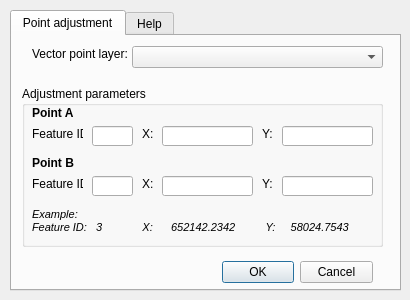
<?xml version="1.0" encoding="UTF-8"?>
<ui version="4.0">
 <class>PointAdjust</class>
 <widget class="QDialog" name="PointAdjust">
  <property name="geometry">
   <rect>
    <x>0</x>
    <y>0</y>
    <width>410</width>
    <height>300</height>
   </rect>
  </property>
  <property name="sizePolicy">
   <sizepolicy hsizetype="Fixed" vsizetype="Fixed">
    <horstretch>0</horstretch>
    <verstretch>0</verstretch>
   </sizepolicy>
  </property>
  <property name="minimumSize">
   <size>
    <width>410</width>
    <height>300</height>
   </size>
  </property>
  <property name="maximumSize">
   <size>
    <width>410</width>
    <height>300</height>
   </size>
  </property>
  <property name="windowTitle">
   <string>Point adjustment</string>
  </property>
  <widget class="QTabWidget" name="tabWidget">
   <property name="geometry">
    <rect>
     <x>10</x>
     <y>10</y>
     <width>391</width>
     <height>281</height>
    </rect>
   </property>
   <property name="currentIndex">
    <number>0</number>
   </property>
   <widget class="QWidget" name="tab">
    <attribute name="title">
     <string>Point adjustment</string>
    </attribute>
    <widget class="QLabel" name="lblLayer">
     <property name="geometry">
      <rect>
       <x>20</x>
       <y>10</y>
       <width>101</width>
       <height>16</height>
      </rect>
     </property>
     <property name="text">
      <string>Vector point layer:</string>
     </property>
    </widget>
    <widget class="QGroupBox" name="groupBox">
     <property name="geometry">
      <rect>
       <x>10</x>
       <y>50</y>
       <width>361</width>
       <height>161</height>
      </rect>
     </property>
     <property name="title">
      <string>Adjustment parameters</string>
     </property>
     <widget class="QLineEdit" name="fid2">
      <property name="geometry">
       <rect>
        <x>70</x>
        <y>90</y>
        <width>41</width>
        <height>20</height>
       </rect>
      </property>
     </widget>
     <widget class="QLineEdit" name="x2">
      <property name="geometry">
       <rect>
        <x>140</x>
        <y>90</y>
        <width>91</width>
        <height>20</height>
       </rect>
      </property>
     </widget>
     <widget class="QLineEdit" name="x1">
      <property name="geometry">
       <rect>
        <x>140</x>
        <y>40</y>
        <width>91</width>
        <height>20</height>
       </rect>
      </property>
     </widget>
     <widget class="QLineEdit" name="y1">
      <property name="geometry">
       <rect>
        <x>260</x>
        <y>40</y>
        <width>91</width>
        <height>20</height>
       </rect>
      </property>
     </widget>
     <widget class="QLineEdit" name="fid1">
      <property name="geometry">
       <rect>
        <x>70</x>
        <y>40</y>
        <width>41</width>
        <height>20</height>
       </rect>
      </property>
     </widget>
     <widget class="QLineEdit" name="y2">
      <property name="geometry">
       <rect>
        <x>260</x>
        <y>90</y>
        <width>91</width>
        <height>20</height>
       </rect>
      </property>
     </widget>
     <widget class="QLabel" name="label">
      <property name="geometry">
       <rect>
        <x>10</x>
        <y>20</y>
        <width>46</width>
        <height>13</height>
       </rect>
      </property>
      <property name="font">
       <font>
        <weight>75</weight>
        <bold>true</bold>
       </font>
      </property>
      <property name="text">
       <string>Point A</string>
      </property>
     </widget>
     <widget class="QLabel" name="label_2">
      <property name="geometry">
       <rect>
        <x>10</x>
        <y>40</y>
        <width>51</width>
        <height>16</height>
       </rect>
      </property>
      <property name="text">
       <string>Feature ID:</string>
      </property>
     </widget>
     <widget class="QLabel" name="label_3">
      <property name="geometry">
       <rect>
        <x>120</x>
        <y>40</y>
        <width>16</width>
        <height>16</height>
       </rect>
      </property>
      <property name="text">
       <string>X:</string>
      </property>
     </widget>
     <widget class="QLabel" name="label_4">
      <property name="geometry">
       <rect>
        <x>240</x>
        <y>40</y>
        <width>16</width>
        <height>16</height>
       </rect>
      </property>
      <property name="text">
       <string>Y:</string>
      </property>
     </widget>
     <widget class="QLabel" name="label_5">
      <property name="geometry">
       <rect>
        <x>10</x>
        <y>90</y>
        <width>51</width>
        <height>16</height>
       </rect>
      </property>
      <property name="text">
       <string>Feature ID:</string>
      </property>
     </widget>
     <widget class="QLabel" name="label_6">
      <property name="geometry">
       <rect>
        <x>120</x>
        <y>90</y>
        <width>16</width>
        <height>16</height>
       </rect>
      </property>
      <property name="text">
       <string>X:</string>
      </property>
     </widget>
     <widget class="QLabel" name="label_7">
      <property name="geometry">
       <rect>
        <x>240</x>
        <y>90</y>
        <width>16</width>
        <height>16</height>
       </rect>
      </property>
      <property name="text">
       <string>Y:</string>
      </property>
     </widget>
     <widget class="QLabel" name="label_8">
      <property name="geometry">
       <rect>
        <x>10</x>
        <y>70</y>
        <width>46</width>
        <height>13</height>
       </rect>
      </property>
      <property name="font">
       <font>
        <weight>75</weight>
        <bold>true</bold>
       </font>
      </property>
      <property name="text">
       <string>Point B</string>
      </property>
     </widget>
     <widget class="QLabel" name="label_9">
      <property name="geometry">
       <rect>
        <x>10</x>
        <y>120</y>
        <width>331</width>
        <height>31</height>
       </rect>
      </property>
      <property name="font">
       <font>
        <italic>true</italic>
       </font>
      </property>
      <property name="text">
       <string>&lt;!DOCTYPE HTML PUBLIC &quot;-//W3C//DTD HTML 4.0//EN&quot; &quot;http://www.w3.org/TR/REC-html40/strict.dtd&quot;&gt;
&lt;html&gt;&lt;head&gt;&lt;meta name=&quot;qrichtext&quot; content=&quot;1&quot; /&gt;&lt;style type=&quot;text/css&quot;&gt;
p, li { white-space: pre-wrap; }
&lt;/style&gt;&lt;/head&gt;&lt;body style=&quot; font-family:'MS Shell Dlg 2'; font-size:8.25pt; font-weight:400; font-style:normal;&quot;&gt;
&lt;p style=&quot; margin-top:0px; margin-bottom:0px; margin-left:0px; margin-right:0px; -qt-block-indent:0; text-indent:0px;&quot;&gt;&lt;span style=&quot; font-size:8pt; font-style:italic;&quot;&gt;Example:&lt;br /&gt;Feature ID:   3	          X:      652142.2342          Y:     58024.7543 &lt;/span&gt;&lt;/p&gt;&lt;/body&gt;&lt;/html&gt;</string>
      </property>
     </widget>
    </widget>
    <widget class="QComboBox" name="comboLayer">
     <property name="geometry">
      <rect>
       <x>120</x>
       <y>10</y>
       <width>251</width>
       <height>22</height>
      </rect>
     </property>
    </widget>
    <widget class="QDialogButtonBox" name="buttonBox">
     <property name="geometry">
      <rect>
       <x>210</x>
       <y>220</y>
       <width>151</width>
       <height>32</height>
      </rect>
     </property>
     <property name="orientation">
      <enum>Qt::Horizontal</enum>
     </property>
     <property name="standardButtons">
      <set>QDialogButtonBox::Cancel|QDialogButtonBox::Ok</set>
     </property>
    </widget>
   </widget>
   <widget class="QWidget" name="tab_2">
    <attribute name="title">
     <string>Help</string>
    </attribute>
    <widget class="QTextBrowser" name="textBrowser">
     <property name="geometry">
      <rect>
       <x>10</x>
       <y>10</y>
       <width>371</width>
       <height>241</height>
      </rect>
     </property>
     <property name="html">
      <string>&lt;!DOCTYPE HTML PUBLIC &quot;-//W3C//DTD HTML 4.0//EN&quot; &quot;http://www.w3.org/TR/REC-html40/strict.dtd&quot;&gt;
&lt;html&gt;&lt;head&gt;&lt;meta name=&quot;qrichtext&quot; content=&quot;1&quot; /&gt;&lt;style type=&quot;text/css&quot;&gt;
p, li { white-space: pre-wrap; }
&lt;/style&gt;&lt;/head&gt;&lt;body style=&quot; font-family:'MS Shell Dlg 2'; font-size:8.25pt; font-weight:400; font-style:normal;&quot;&gt;
&lt;p style=&quot; margin-top:0px; margin-bottom:0px; margin-left:0px; margin-right:0px; -qt-block-indent:0; text-indent:0px;&quot;&gt;&lt;span style=&quot; font-family:'DejaVu Sans'; font-size:16pt; font-weight:600;&quot;&gt;Point Adjustment&lt;/span&gt;&lt;/p&gt;
&lt;p style=&quot;-qt-paragraph-type:empty; margin-top:0px; margin-bottom:0px; margin-left:0px; margin-right:0px; -qt-block-indent:0; text-indent:0px; font-family:'DejaVu Sans'; font-size:9pt; font-weight:600;&quot;&gt;&lt;/p&gt;
&lt;p style=&quot; margin-top:0px; margin-bottom:0px; margin-left:0px; margin-right:0px; -qt-block-indent:0; text-indent:0px;&quot;&gt;&lt;span style=&quot; font-family:'DejaVu Sans'; font-size:9pt;&quot;&gt;(c) Copyright 2013 Allar Haav&lt;/span&gt;&lt;/p&gt;
&lt;p style=&quot; margin-top:0px; margin-bottom:0px; margin-left:0px; margin-right:0px; -qt-block-indent:0; text-indent:0px;&quot;&gt;&lt;span style=&quot; font-family:'DejaVu Sans'; font-size:9pt;&quot;&gt;licensed under the terms of GNU GPL v3&lt;/span&gt;&lt;/p&gt;
&lt;p style=&quot;-qt-paragraph-type:empty; margin-top:0px; margin-bottom:0px; margin-left:0px; margin-right:0px; -qt-block-indent:0; text-indent:0px; font-family:'DejaVu Sans'; font-size:9pt;&quot;&gt;&lt;/p&gt;
&lt;p align=&quot;justify&quot; style=&quot; margin-top:0px; margin-bottom:0px; margin-left:0px; margin-right:0px; -qt-block-indent:0; text-indent:0px;&quot;&gt;&lt;span style=&quot; font-family:'DejaVu Sans'; font-size:9pt;&quot;&gt;This is a tool for making spatial adjustment, namely similarity transformation, to a point vector layer. It does, however, not alter the scale and therefore performs only the translation and rotation operations maintaining the original dimensions. Useful for total station point data in arbitrary coordinate system when there are a few points with known &amp;quot;real-life&amp;quot; coordinates.&lt;br /&gt;&lt;br /&gt;The plugin functions as follows:&lt;/span&gt;&lt;/p&gt;
&lt;p style=&quot; margin-top:0px; margin-bottom:0px; margin-left:0px; margin-right:0px; -qt-block-indent:0; text-indent:0px;&quot;&gt;&lt;span style=&quot; font-family:'DejaVu Sans'; font-size:9pt;&quot;&gt;* A vector point layer is selected with edit mode enabled&lt;/span&gt;&lt;/p&gt;
&lt;p style=&quot; margin-top:0px; margin-bottom:0px; margin-left:0px; margin-right:0px; -qt-block-indent:0; text-indent:0px;&quot;&gt;&lt;span style=&quot; font-family:'DejaVu Sans'; font-size:9pt;&quot;&gt;* Point A is chosen and its feature ID entered. The coordinates entered in the X and Y fields will specify the new location of the point. It is important to keep in mind that point A will be used as the pivot point for rotation.&lt;/span&gt;&lt;/p&gt;
&lt;p style=&quot; margin-top:0px; margin-bottom:0px; margin-left:0px; margin-right:0px; -qt-block-indent:0; text-indent:0px;&quot;&gt;&lt;span style=&quot; font-family:'DejaVu Sans'; font-size:9pt;&quot;&gt;* The corresponding fields are filled for point B. This point will be used to obtain the correct angle for rotation. The deviation from the expected location for point B will be indicated in a dialog box, but will only affect the rotation for the layer, not its shape nor location.&lt;/span&gt;&lt;/p&gt;
&lt;p style=&quot;-qt-paragraph-type:empty; margin-top:0px; margin-bottom:0px; margin-left:0px; margin-right:0px; -qt-block-indent:0; text-indent:0px; font-family:'DejaVu Sans'; font-size:9pt;&quot;&gt;&lt;/p&gt;
&lt;p style=&quot;-qt-paragraph-type:empty; margin-top:0px; margin-bottom:0px; margin-left:0px; margin-right:0px; -qt-block-indent:0; text-indent:0px; font-family:'DejaVu Sans'; font-size:9pt;&quot;&gt;&lt;/p&gt;
&lt;p style=&quot; margin-top:0px; margin-bottom:0px; margin-left:0px; margin-right:0px; -qt-block-indent:0; text-indent:0px;&quot;&gt;&lt;span style=&quot; font-family:'DejaVu Sans'; font-size:9pt;&quot;&gt;If you have any comments or suggestions, feel free to mail me: allar.haav@gmail.com&lt;/span&gt;&lt;/p&gt;&lt;/body&gt;&lt;/html&gt;</string>
     </property>
    </widget>
   </widget>
  </widget>
 </widget>
 <tabstops>
  <tabstop>tabWidget</tabstop>
  <tabstop>comboLayer</tabstop>
  <tabstop>fid1</tabstop>
  <tabstop>x1</tabstop>
  <tabstop>y1</tabstop>
  <tabstop>fid2</tabstop>
  <tabstop>x2</tabstop>
  <tabstop>y2</tabstop>
  <tabstop>buttonBox</tabstop>
 </tabstops>
 <resources/>
 <connections>
  <connection>
   <sender>buttonBox</sender>
   <signal>accepted()</signal>
   <receiver>PointAdjust</receiver>
   <slot>accept()</slot>
   <hints>
    <hint type="sourcelabel">
     <x>248</x>
     <y>254</y>
    </hint>
    <hint type="destinationlabel">
     <x>157</x>
     <y>274</y>
    </hint>
   </hints>
  </connection>
  <connection>
   <sender>buttonBox</sender>
   <signal>rejected()</signal>
   <receiver>PointAdjust</receiver>
   <slot>reject()</slot>
   <hints>
    <hint type="sourcelabel">
     <x>150</x>
     <y>150</y>
    </hint>
    <hint type="destinationlabel">
     <x>100</x>
     <y>100</y>
    </hint>
   </hints>
  </connection>
 </connections>
</ui>
